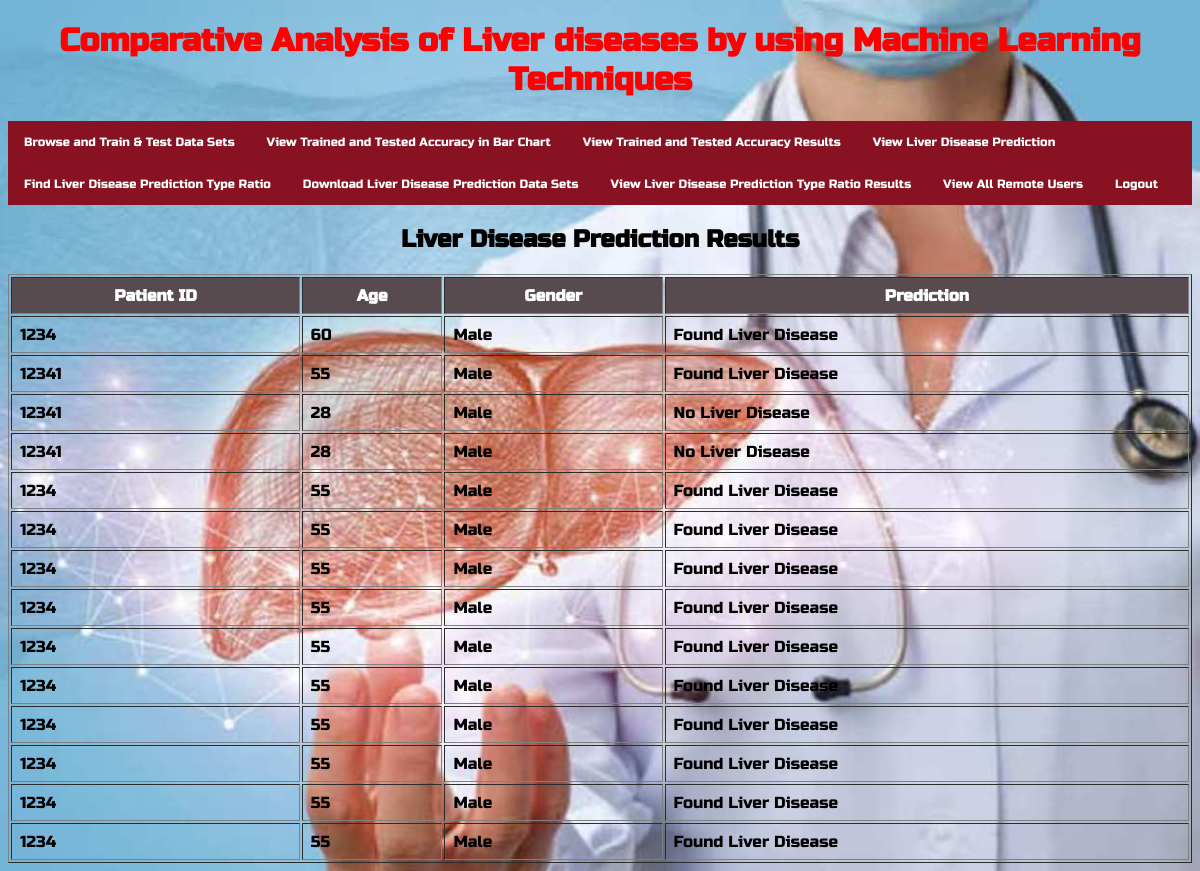
Page /View_Liver_Disease_Status/ on the committed database.
### Remote_User/models.py (models this page shows)
class disease_prediction(models.Model):
    Pid= models.CharField(max_length=30000)
    Age= models.CharField(max_length=300)
    Gender= models.CharField(max_length=300)
    Total_Bilirubin= models.CharField(max_length=300)
    Direct_Bilirubin= models.CharField(max_length=300)
    Alkaline_Phosphotase= models.CharField(max_length=300)
    Alamine_Aminotransferase= models.CharField(max_length=300)
    Aspartate_Aminotransferase= models.CharField(max_length=300)
    Total_Protiens= models.CharField(max_length=300)
    Albumin= models.CharField(max_length=300)
    Albumin_and_Globulin_Ratio= models.CharField(max_length=300)
    prediction= models.CharField(max_length=300)

### Service_Provider/views.py (the view)
# urls.py: path('View_Liver_Disease_Status/', serviceprovider.View_Liver_Disease_Status, name="View_Liver_Disease_Status"),
def View_Liver_Disease_Status(request):
    obj = disease_prediction.objects.all()
    return render(request, 'SProvider/View_Liver_Disease_Status.html', {'list_objects': obj})

### Template/htmls/SProvider/View_Liver_Disease_Status.html
{% extends 'SProvider/design1.html' %}
{% block researchblock %}
<h2 style="text-align:center; color:black;">
    Liver Disease Prediction Results
</h2>
<div class="content-box">
<table border="1" cellpadding="8" width="100%">
    <tr style="background:#584b4f; color:white;">
        <th>Patient ID</th>
        <th>Age</th>
        <th>Gender</th>
        <th>Prediction</th>
    </tr>
    {% for obj in list_objects %}
    <tr>
        <td>{{ obj.Pid }}</td>
        <td>{{ obj.Age }}</td>
        <td>{{ obj.Gender }}</td>
        <td>{{ obj.prediction }}</td>
    </tr>
    {% endfor %}
</table>
</div>
{% endblock %}

### Template/htmls/SProvider/design1.html (shortened to what this page needs)
<!DOCTYPE html>
{% load static %}
<html lang="en">
<head>
<meta http-equiv="Content-Type" content="text/html; charset=utf-8"></head>
<body>
<h1 align="center" class="style1">Comparative Analysis of Liver diseases by using Machine Learning Techniques</h1>
<div  class="topnav">
    <a href="{% url 'Train_Test_DataSets' %}">Browse and Train & Test Data Sets </a>
    <a href="{% url 'likeschart' 'bar' %}">View Trained and Tested Accuracy in Bar Chart </a>
    <a href="{% url 'charts1' 'line' %}"> View Trained and Tested Accuracy Results </a>
    <a  href="{% url 'View_Liver_Disease_Status' %}">View Liver Disease Prediction </a>
    <a href="{% url 'Find_Liver_Disease_Ratio' %}">Find Liver Disease Prediction Type Ratio </a>
    <a href="{% url 'Download_Trained_DataSets' %}">Download Liver Disease Prediction Data Sets</a>
    <a href="{% url 'charts' 'line' %}">View Liver Disease Prediction Type Ratio Results </a>
    <a href="{% url 'View_Remote_Users' %}">View All Remote Users</a>
    <a href="{% url 'login'  %}">Logout</a>
</div>
<div class="mainholder">
{% block researchblock %}
{% endblock %}
</div>
</body>
</html>

### rows in the picture
disease_prediction: Pid "1234", Age "60", Gender "Male", prediction "Found Liver Disease"
disease_prediction: Pid "12341", Age "55", Gender "Male", prediction "Found Liver Disease"
disease_prediction: Pid "12341", Age "28", Gender "Male", prediction "No Liver Disease"
disease_prediction: Pid "12341", Age "28", Gender "Male", prediction "No Liver Disease"
disease_prediction: Pid "1234", Age "55", Gender "Male", prediction "Found Liver Disease"
disease_prediction: Pid "1234", Age "55", Gender "Male", prediction "Found Liver Disease"
disease_prediction: Pid "1234", Age "55", Gender "Male", prediction "Found Liver Disease"
disease_prediction: Pid "1234", Age "55", Gender "Male", prediction "Found Liver Disease"
disease_prediction: Pid "1234", Age "55", Gender "Male", prediction "Found Liver Disease"
disease_prediction: Pid "1234", Age "55", Gender "Male", prediction "Found Liver Disease"
disease_prediction: Pid "1234", Age "55", Gender "Male", prediction "Found Liver Disease"
disease_prediction: Pid "1234", Age "55", Gender "Male", prediction "Found Liver Disease"
disease_prediction: Pid "1234", Age "55", Gender "Male", prediction "Found Liver Disease"
disease_prediction: Pid "1234", Age "55", Gender "Male", prediction "Found Liver Disease"
